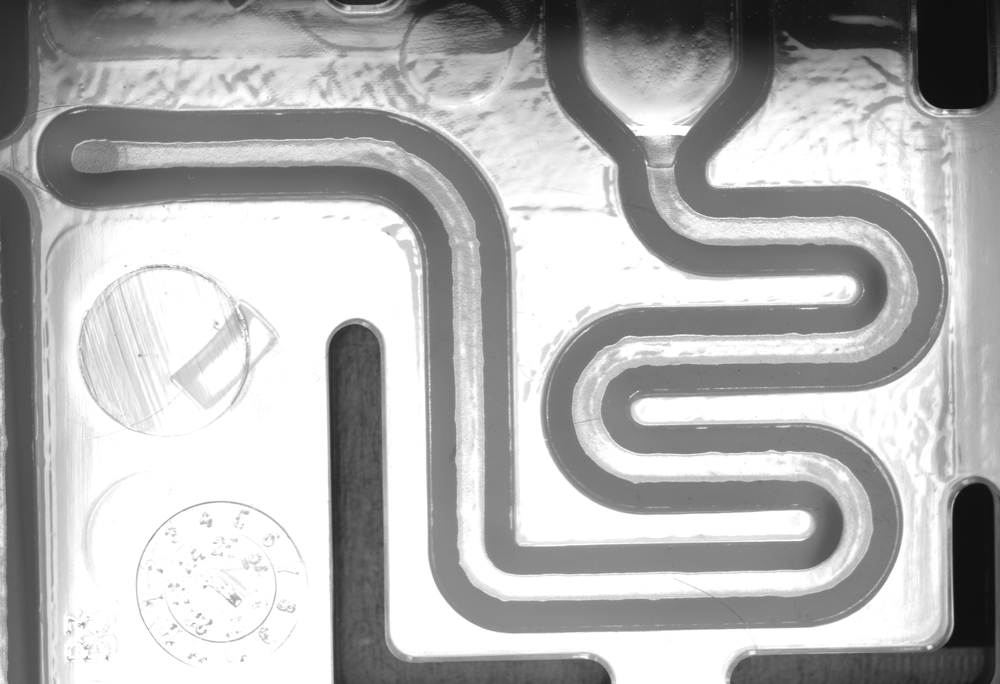
#> input picture data/q1_folder/raw/1_large.png, 1000 x 684 px, shrunk from 2380 x 1628 before the run, found by its file name
$ python channelwidth.py
#> lines starting #> are read from the running program, lines starting #| are printed output that depends on the picture; after the words box and inside, x2 and y2 are one past the last pixel; in counts of white or black regions, pixels touching at a corner belong together
#> further down, image is the input picture: PIL image 1000x684 RGB; min 14, max 255, mean 178.3
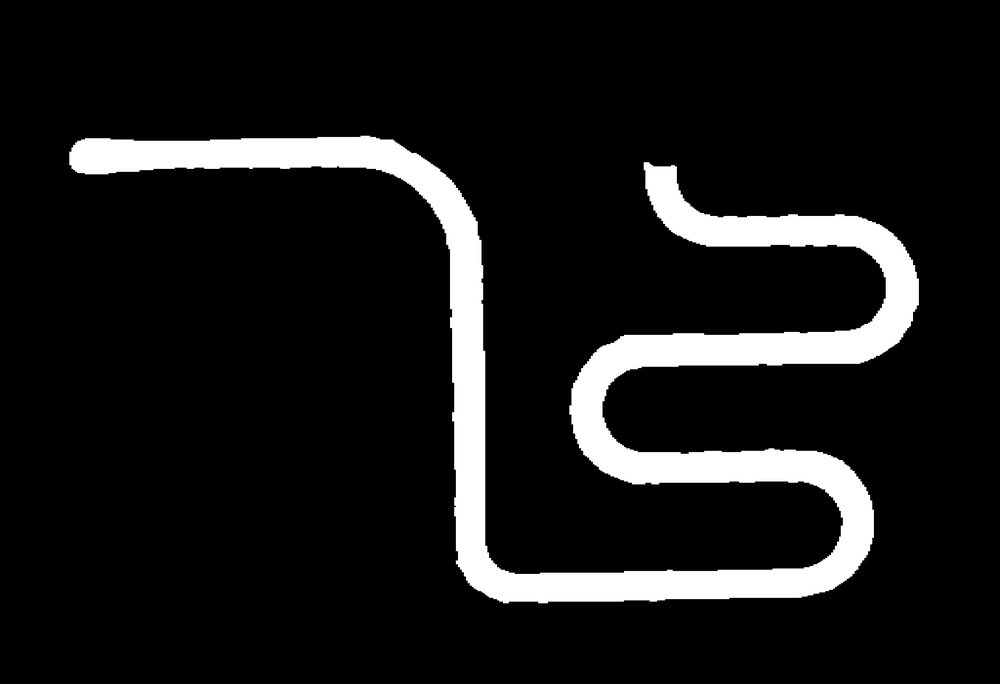
#> input picture data/q1_folder/masks/1_large_mask.png, 1000 x 684 px, shrunk from 2380 x 1628 before the run, found by its file name
#> further down, mask is the input picture: PIL image 1000x684 L; min 0, max 255, mean 25.8
import os
import cv2
import numpy as np
from PIL import Image, ImageOps
from scipy.ndimage import distance_transform_edt
from skimage.morphology import skeletonize
from skimage.measure import label, regionprops
import matplotlib.pyplot as plt


class ChannelWidth():
    def __init__(self):
        pass

    def __call__(self, image, mask):
        inv_mask = ImageOps.invert(mask)
        masked_image = image.copy()
        masked_image.putalpha(mask)
        inv_masked_image = image.copy()
        inv_masked_image.putalpha(inv_mask)

        dilated_mask = np.array(mask)
        kernel = cv2.getStructuringElement(cv2.MORPH_RECT, (5, 5))
        dilated_mask = cv2.dilate(dilated_mask, kernel, iterations=5)

        dilated_masked_image = image.copy()
        dilated_masked_image.putalpha(Image.fromarray(dilated_mask))
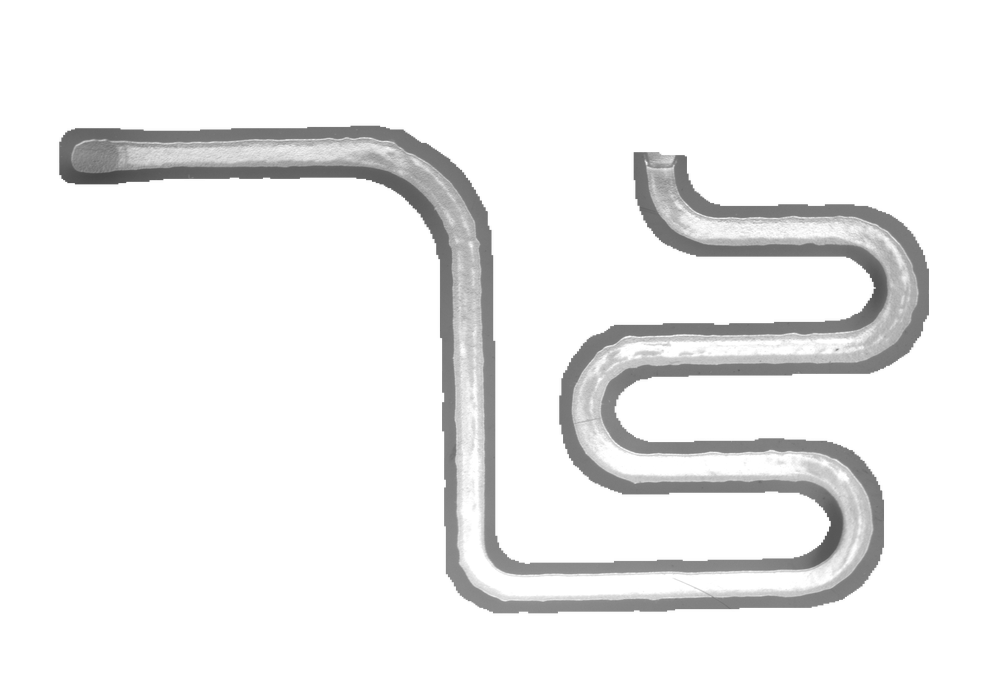
#> dilated_masked_image: PIL image 1000x684 RGBA; mean R, G, B, A 178.3, 178.3, 178.3, 45; transparent parts drawn white

        np_dilated_masked_image = np.array(dilated_masked_image)
        canny = cv2.Canny(np_dilated_masked_image[:,:,:3] * np_dilated_masked_image[:,:,3:4],50,150)
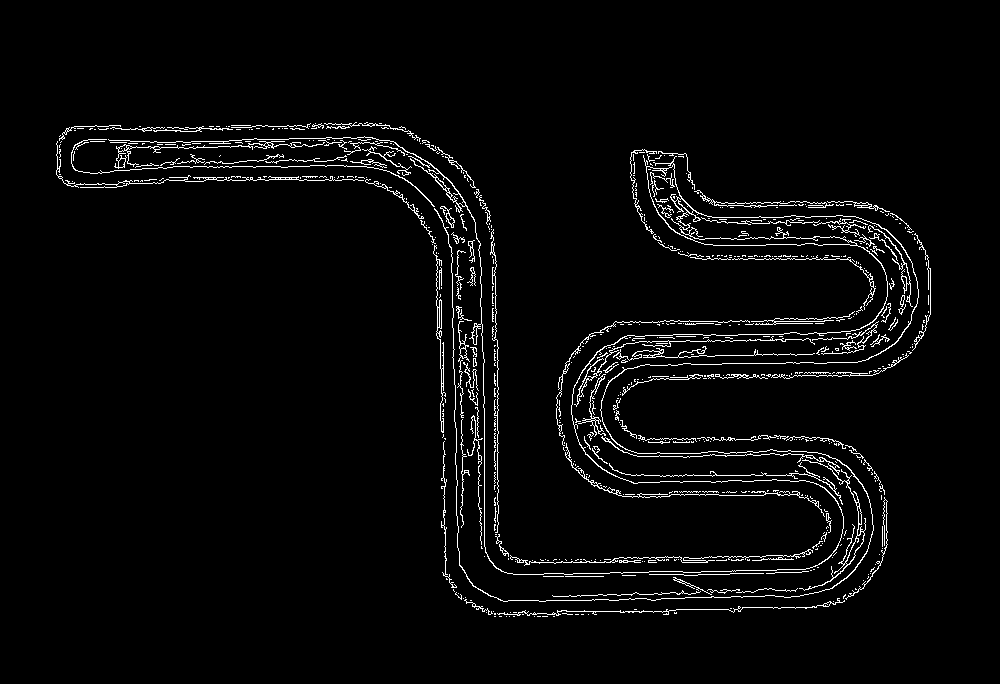
#> canny: shape (684, 1000); 3.2% white in thin lines or dots, all inside (x1, y1, x2, y2) = (56, 122, 931, 617)

        dilated_mask = np.array(mask)
        kernel = cv2.getStructuringElement(cv2.MORPH_RECT, (3, 3))
        final_dilated_mask = cv2.dilate(dilated_mask, kernel, iterations=3)
        final_canny_image = (canny * final_dilated_mask) * 255
        new_mask = self.canny2mask(final_canny_image)
        result = self.measure_pipe_width_with_normals(new_mask, boundary_thickness=2, skeleton_point_size=2)
        return result

    def canny2mask(self, gray):
        kernel = np.ones((3,3), np.uint8)
        dilated = cv2.dilate(gray, kernel, iterations=1)
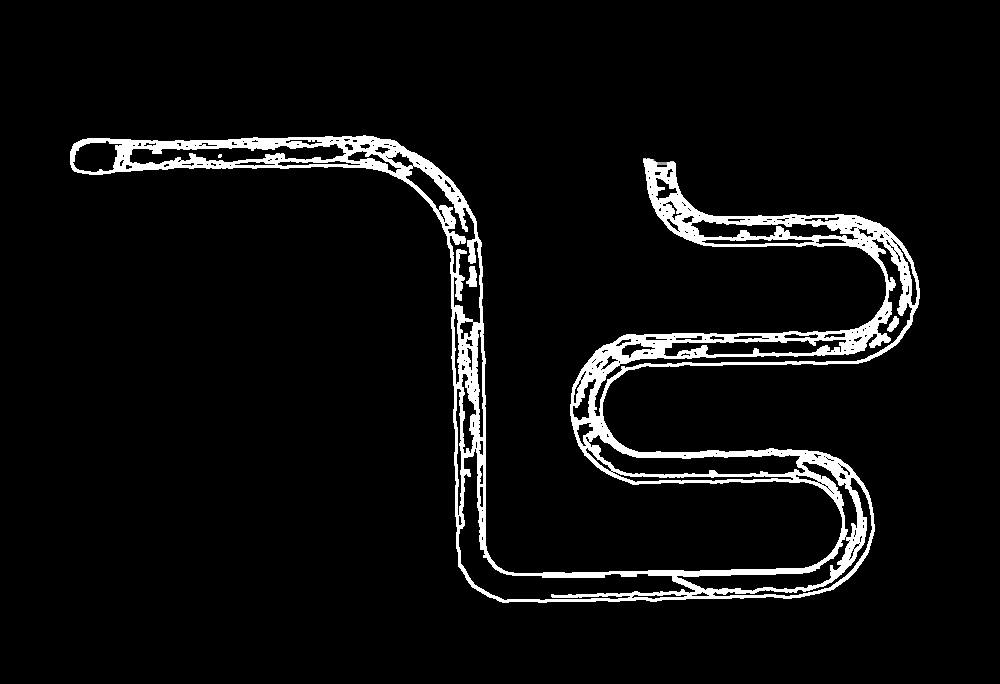
#> dilated: shape (684, 1000); min 0, max 255, mean 14.6
        contours, hierarchy = cv2.findContours(dilated, cv2.RETR_EXTERNAL, cv2.CHAIN_APPROX_SIMPLE)
#> contours = 1 contour; box (x1, y1, x2, y2) and area: (70, 135, 920, 603) 68331
        contours = sorted(contours, key=cv2.contourArea, reverse=True)[:1]  # Get top 10 largest contours
        mask = np.zeros_like(gray)
        cv2.drawContours(mask, contours, -1, (255), cv2.FILLED)
#> mask: shape (684, 1000); 10.3% white; 1 white region, box (x1, y1, x2, y2) and area: (70, 135, 920, 603) 70505
        mask = cv2.erode(mask, kernel, iterations=1)
#> mask: shape (684, 1000); 9.5% white; 1 white region, box (x1, y1, x2, y2) and area: (71, 136, 919, 602) 65283
        return mask

    def prune_skeleton(self, skeleton, min_branch_length=10):
        labeled_skeleton = label(skeleton)
        for region in regionprops(labeled_skeleton):
            if region.area < min_branch_length:
                for coord in region.coords:
                    skeleton[coord[0], coord[1]] = 0
        return skeleton

    def measure_pipe_width_with_normals(self, img, min_width=47, max_width=74, boundary_thickness=4, skeleton_point_size=3):
        # img = cv2.imread(image_path, cv2.IMREAD_GRAYSCALE)
#> called with min_width = 47, max_width = 74, boundary_thickness = 2, skeleton_point_size = 2
        _, binary = cv2.threshold(img, 127, 255, cv2.THRESH_BINARY)
        skeleton = skeletonize(binary / 255.0)
#> skeleton: shape (684, 1000) bool; 0.31% white in thin lines or dots, all inside (x1, y1, x2, y2) = (87, 151, 902, 588)
        skeleton = (skeleton * 255).astype(np.uint8)
        dist_transform, indices = distance_transform_edt(binary, return_indices=True)
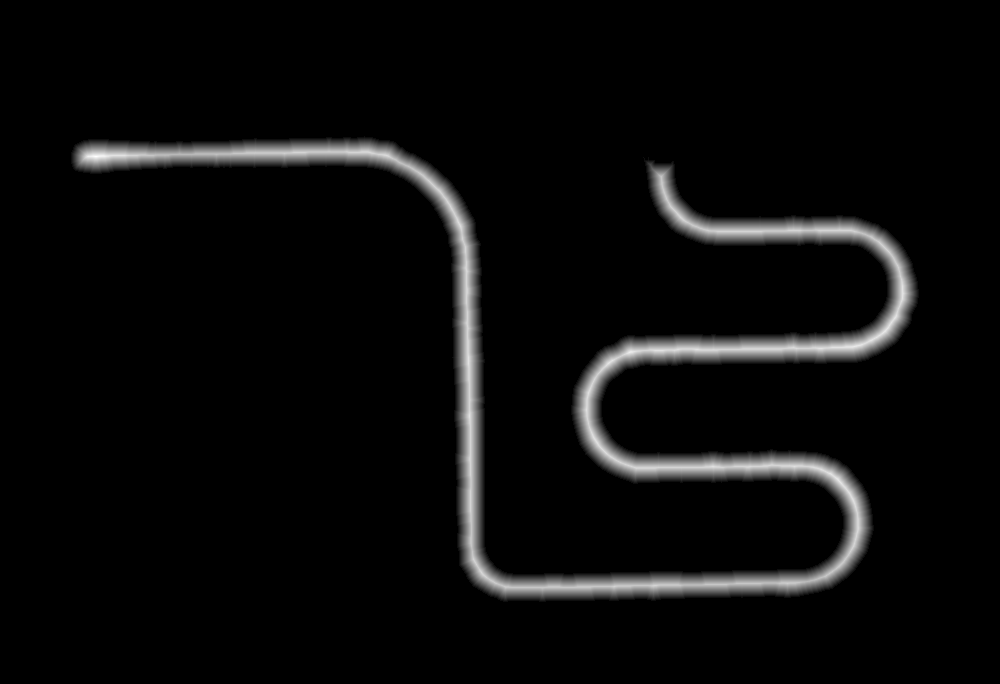
#> dist_transform: shape (684, 1000) float64; min 0, max 18, mean 0.731; drawn with min black and max white
        colored_img = cv2.cvtColor(binary, cv2.COLOR_GRAY2BGR)
        y_coords, x_coords = np.where(skeleton > 0)
#> y_coords = 2149 values from 151 to 587; x_coords = 2149 values, max 901 at index 777, min 87 at index 293, mean 603.9
        for i, (x, y) in enumerate(zip(x_coords, y_coords)):
            radius = int(dist_transform[y, x])
            width = radius * 2
            boundary_y, boundary_x = indices[0][y, x], indices[1][y, x]
            dx = boundary_x - x
            dy = boundary_y - y
            norm = np.sqrt(dx**2 + dy**2)

            if norm > 0:
                dx, dy = dx/norm, dy/norm

            if width < min_width or width > max_width:
                color = [255, 0, 0]
            else:
                color = [0, 255, 0]

            for factor in [-radius, radius]:
                normal_x = int(x + dx * factor)
                normal_y = int(y + dy * factor)

                if 0 <= normal_x < binary.shape[1] and 0 <= normal_y < binary.shape[0]:
                    cv2.circle(colored_img, (normal_x, normal_y), boundary_thickness, color, -1)
#> this loop made 2149 passes
#> (x, y, boundary_y, boundary_x, dx, dy, norm) on passes 1 to 12: (303, 151, 137, 303, 0, -1, 14), (304, 151, 137, 304, 0, -1, 14), (305, 151, 137, 305, 0, -1, 14), (306, 151, 137, 306, 0, -1, 14), (307, 151, 137, 307, 0, -1, 14), (308, 151, 137, 308, 0, -1, 14), (309, 151, 137, 309, 0, -1, 14), (310, 151, 137, 310, 0, -1, 14), (311, 151, 137, 311, 0, -1, 14), (312, 151, 137, 312, 0, -1, 14), (313, 151, 137, 313, 0, -1, 14), (314, 151, 137, 314, 0, -1, 14)
#> (boundary_y, boundary_x, dx, dy, norm) on passes 61 to 66: (138, 261, 0, -1, 14), (138, 262, 0, -1, 14), (138, 263, 0, -1, 14), (138, 264, 0, -1, 14), (138, 265, 0, -1, 14), (138, 266, 0, -1, 14)
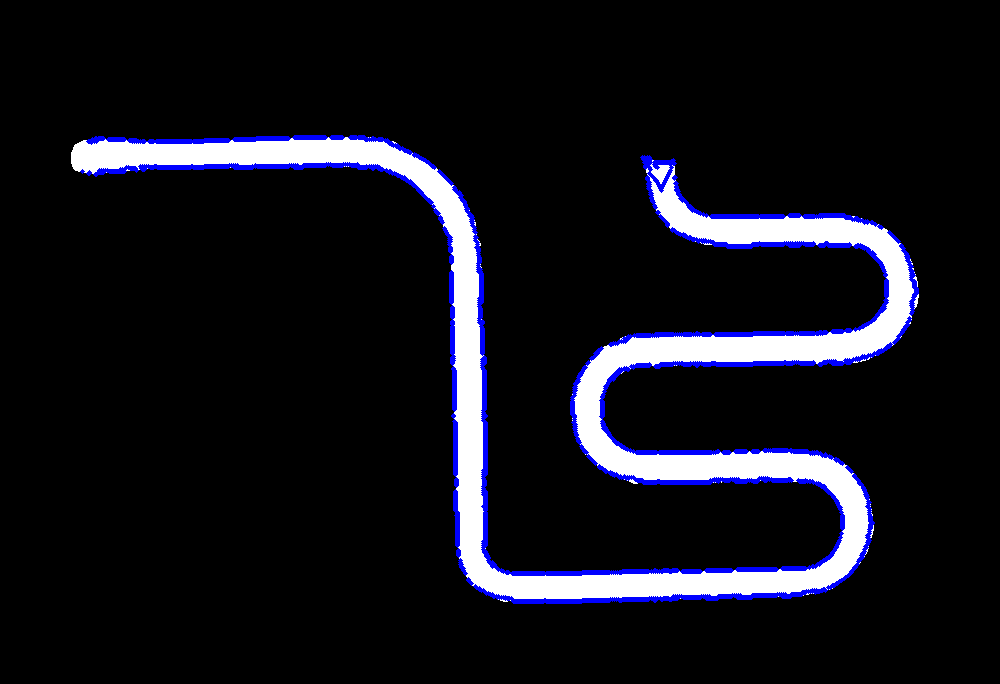
#> colored_img: shape (684, 1000, 3); mean B, G, R 27.3, 19.7, 19.7

        return colored_img


if __name__ == '__main__':
    image = Image.open('data/q1_folder/raw/1_large.png')
    mask = Image.open('data/q1_folder/masks/1_large_mask.png').convert('L')

    channelwidth = ChannelWidth()

    output = channelwidth(image, mask)

    Image.fromarray(output).save('output.png')
